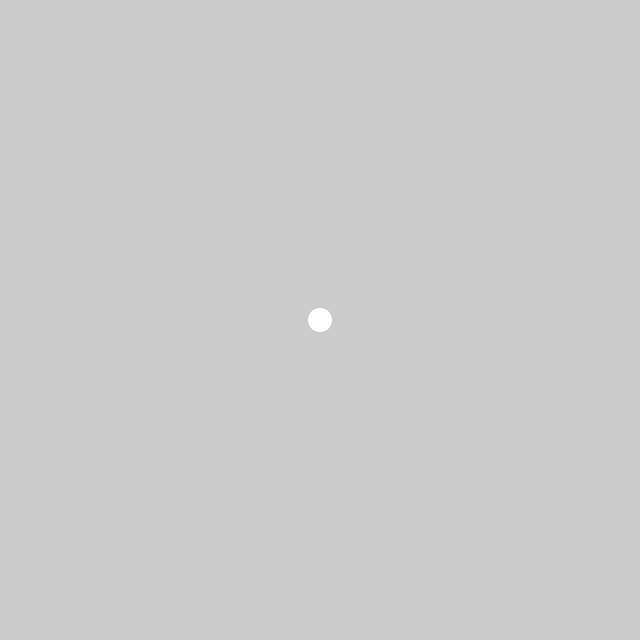
Frame 1 (no input)
Frame 60 (the mouse pressed at the canvas centre just before this capture): identical to frame 1, image omitted
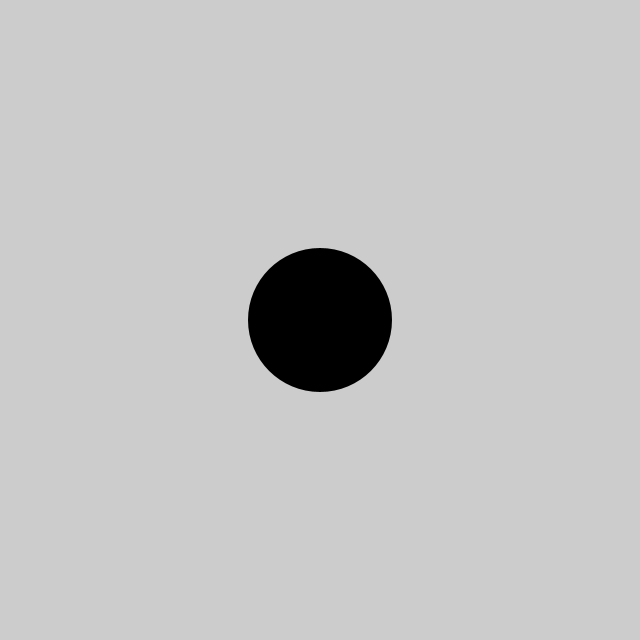
Frame 120 (the mouse held since frame 60 and released just before this capture)

The Processing sketch that drew these frames (run headless with seeded random() and noise(); from frame 60 on, the mouse is pressed at the canvas centre):

// Processing sketch: sketch_170327c_sircle_limited
// ── sketch_170327c_sircle_limited.pde
int x = 320;
int y = 320;
int radius  = 12;


void setup() {
  size(640, 640);
  ellipseMode(RADIUS);
  noStroke();
}


void draw() {
  background(204);
  float d = dist(mouseX, mouseY, x, y);
  
  if (d < radius) {
    radius++;
    fill(0);
  } else {
    if (radius > 12) {
      radius--;
    }
    fill(255);
  }
  ellipse(x, y, radius, radius);
}
